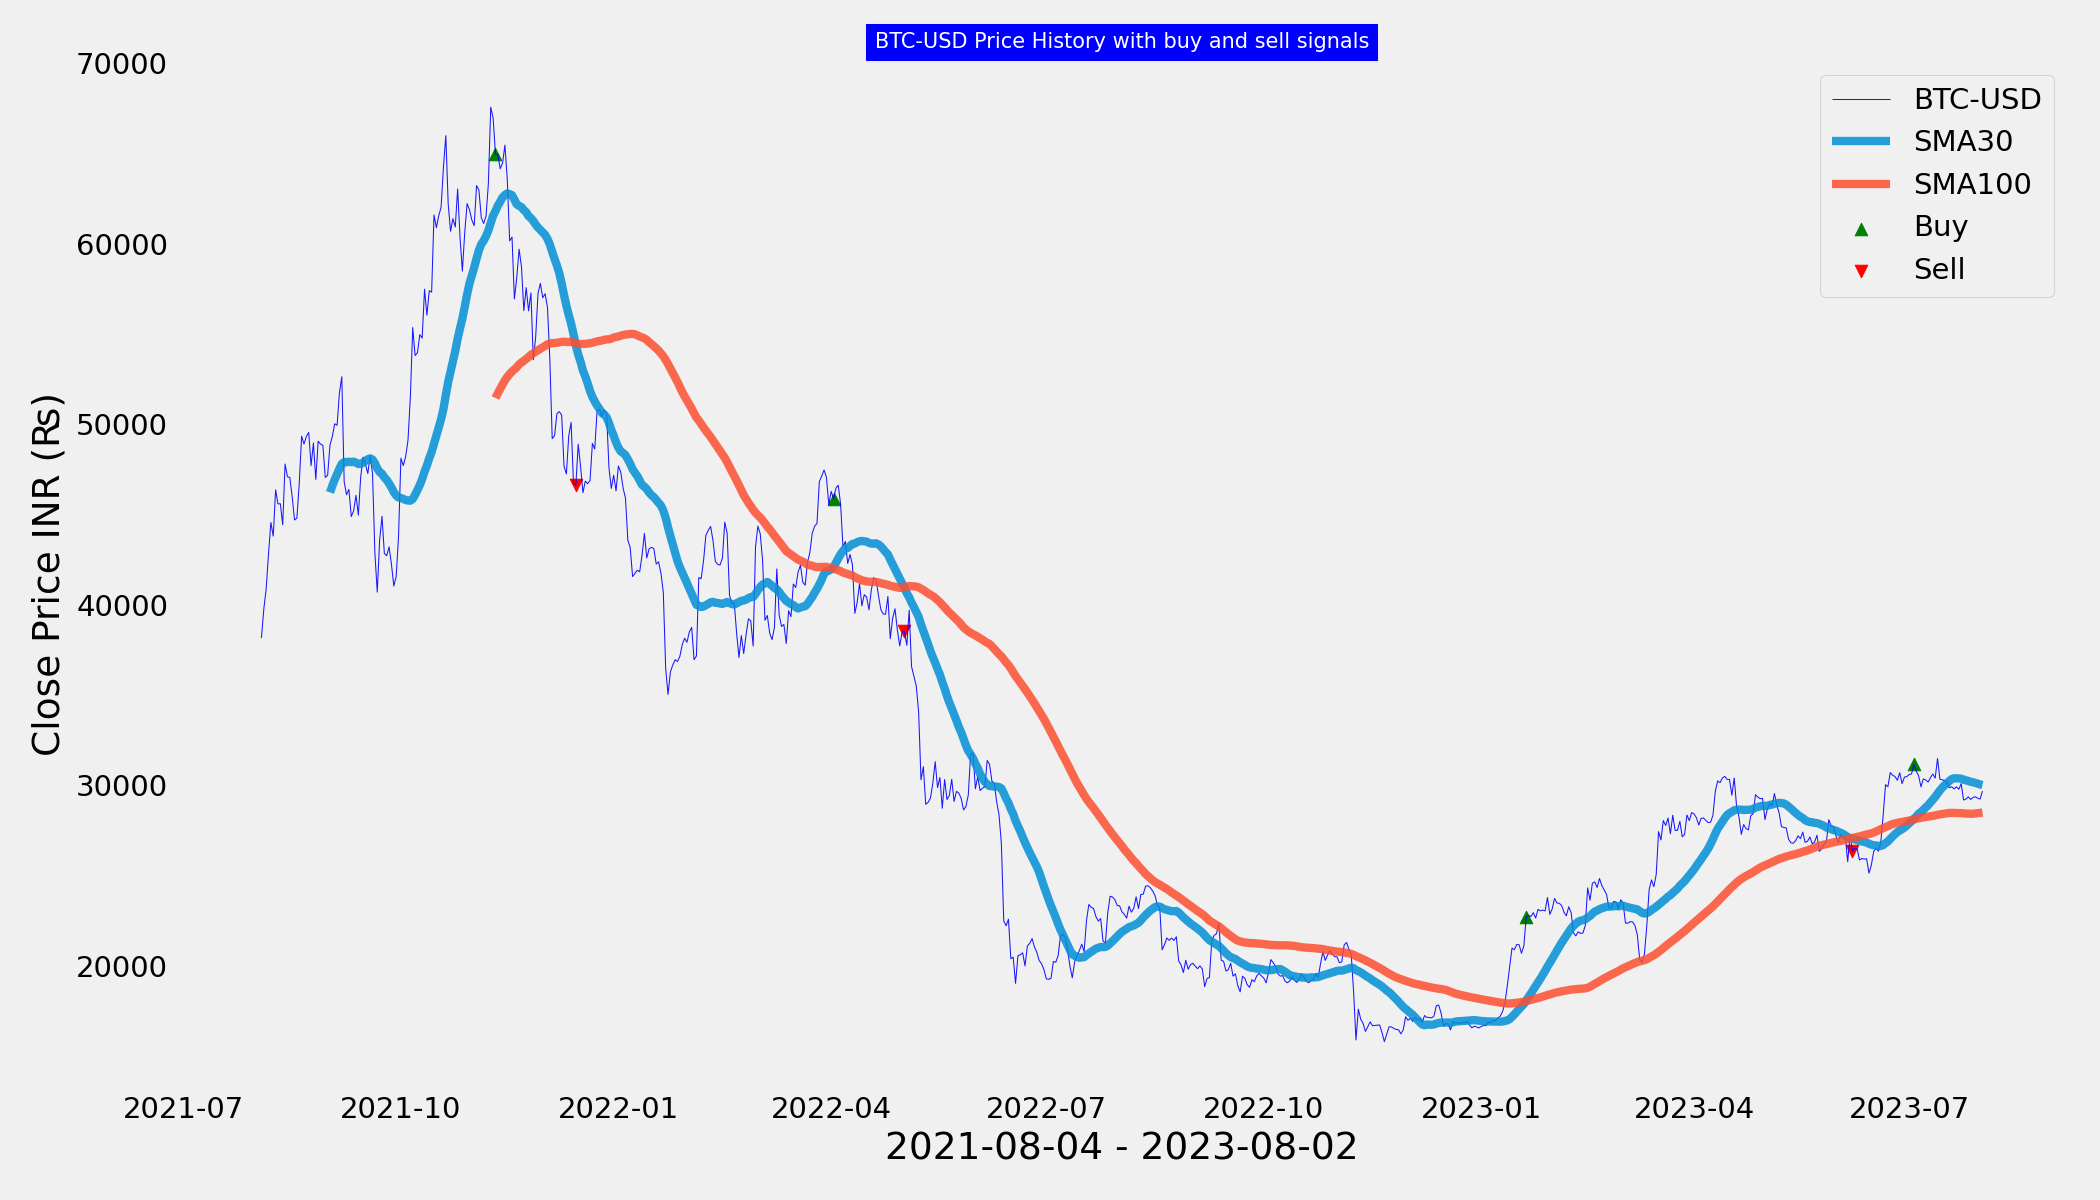

Write the Python code that produced this figure.
import numpy as np
import pandas as pd
import yfinance as yf
import pandas_datareader.data as web
import pandas_ta as ta
import matplotlib.pyplot as plt
from datetime import date
plt.style.use('fivethirtyeight')
yf.pdr_override()

stocksymbols = ['BTC-USD']
startdate = date(2021,8,4)
end_date = date.today()
print(end_date)
def getMyPortfolio(stocks = stocksymbols ,start = startdate , end = end_date):
    data = web.get_data_yahoo(stocks , data_source='yahoo' , start = start ,end= end )
    return data

data = getMyPortfolio(stocksymbols)
data


data['SMA 30'] = ta.sma(data['Close'],30)
data['SMA 100'] = ta.sma(data['Close'],100)
#SMA BUY SELL
#Function for buy and sell signal
def buy_sell(data):
    signalBuy = []
    signalSell = []
    position = False

    for i in range(len(data)):
        if data['SMA 30'][i] > data['SMA 100'][i]:
            if position == False :
                signalBuy.append(data['Adj Close'][i])
                signalSell.append(np.nan)
                position = True
            else:
                signalBuy.append(np.nan)
                signalSell.append(np.nan)
        elif data['SMA 30'][i] < data['SMA 100'][i]:
            if position == True:
                signalBuy.append(np.nan)
                signalSell.append(data['Adj Close'][i])
                position = False
            else:
                signalBuy.append(np.nan)
                signalSell.append(np.nan)
        else:
            signalBuy.append(np.nan)
            signalSell.append(np.nan)
    return pd.Series([signalBuy, signalSell])


data['Buy_Signal_price'], data['Sell_Signal_price'] = buy_sell(data)

print(data['Buy_Signal_price'].dropna(how='all'))

print(data['Sell_Signal_price'].dropna(how='all'))

fig, ax = plt.subplots(figsize=(14,8))
ax.plot(data['Adj Close'] , label = stocksymbols[0] ,linewidth=0.5, color='blue', alpha = 0.9)
ax.plot(data['SMA 30'], label = 'SMA30', alpha = 0.85)
ax.plot(data['SMA 100'], label = 'SMA100' , alpha = 0.85)
ax.scatter(data.index , data['Buy_Signal_price'] , label = 'Buy' , marker = '^', color = 'green',alpha =1 )
ax.scatter(data.index , data['Sell_Signal_price'] , label = 'Sell' , marker = 'v', color = 'red',alpha =1 )
ax.set_title(stocksymbols[0] + " Price History with buy and sell signals",fontsize=10, backgroundcolor='blue', color='white')
ax.set_xlabel(f'{startdate} - {end_date}' ,fontsize=18)
ax.set_ylabel('Close Price INR (₨)' , fontsize=18)
legend = ax.legend()
ax.grid()
plt.tight_layout()
#plt.show()
#plt.savefig(os.path.join('static', 'images', 'plot.png'))
plt.savefig("ma_macd_bb.png", dpi=150)